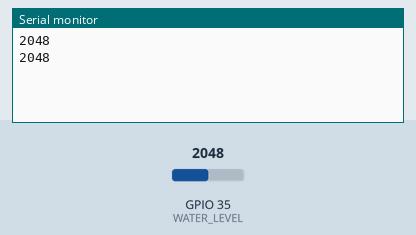
Simulated run of this sketch. Board: ESP32. Parts: the last lines printed to the serial monitor. Inputs (shaded band) come from the test bench; at power-on: GPIO 35 (WATER_LEVEL) = 2048.

Above: at 1.8 s.
1.9 s: GPIO 35 (WATER_LEVEL) set to 2866
At 2.8 s:
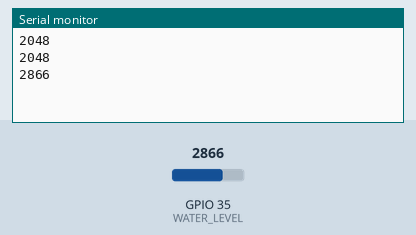
3.4 s: GPIO 35 (WATER_LEVEL) set to 3603
At 4.8 s:
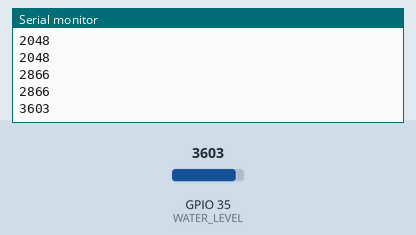
Timing chart, 0 to 6.4 s (numbered marks = the images above; inputs shaded):
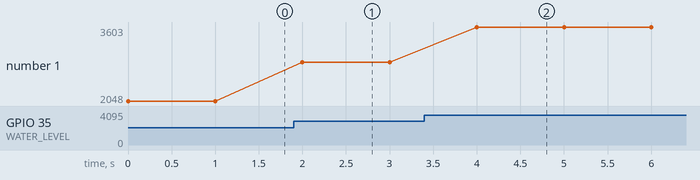

The sketch:

sensor-nivel-agua.ino
```cpp
/*

Ecosmart - tu huerto inteligente
Fecha: 20240729

Conexiones:

ESP32    Sensor de nivel de agua
5v----------5v
GND---------GND
GPIO35------Signal/A0

*/


#define WATER_LEVEL 35 // El sensor esta conectado a GPIO35

void setup() {
  Serial.begin(115200); // Iniciar comunicaciÃ³n serie a 115200 bps
  pinMode(WATER_LEVEL, INPUT); // Definir el pin del sensor como entrada
}

void loop() {
  int waterLevel = analogRead(WATER_LEVEL); // Leer el valor en el pin analogico 35
  Serial.println(waterLevel); // Imprimir el valor en el monitor serie
  delay(1000); // Hacer una pausa de un segundo para poder observar el resultado
}
```

Measured:
- after the input at 1.9 s, the serial monitor: prints a new line after 0.10 s (image 1)
- after the input at 3.4 s, the serial monitor: prints a new line after 0.60 s (image 2)
- plotted number 1: 2048 → 2866 after the input at 1.9 s, 2866 → 3603 after the input at 3.4 s
